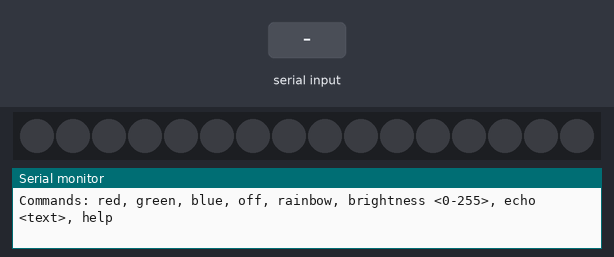
The sketch below on a simulated Arduino Uno, built with avr-gcc and run on an emulated ATmega328P. On the bench: 16 RGB LEDs in strip order, left to right, the last lines printed to the serial monitor. Inputs (shaded band) come from the test bench. Dim RGB values are drawn brighter than linear.

Above: at 1.2 s.
1.3 s: "rainbow\n" received over Serial
At 1.45 s:
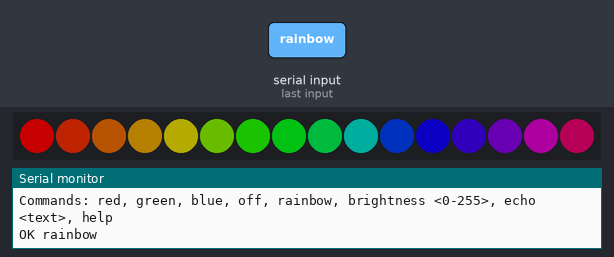
3.7 s: "red\n" received over Serial
At 4.0 s:
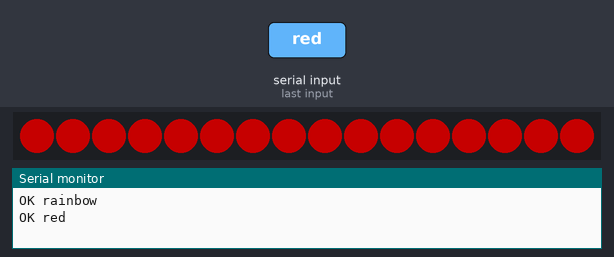
5.2 s: "green\n" received over Serial
At 6.4 s:
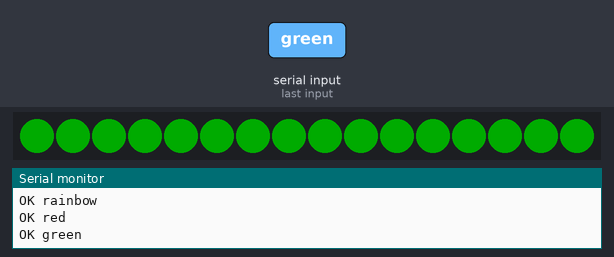
6.7 s: "blue\n" received over Serial
At 7.5 s:
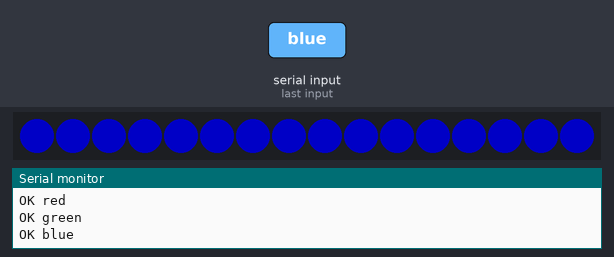
8.2 s: "rainbow\n" received over Serial
At 8.97 s:
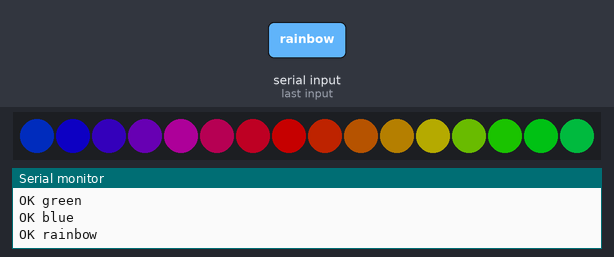
11.2 s: "brightness 90\n" received over Serial
At 12.29 s:
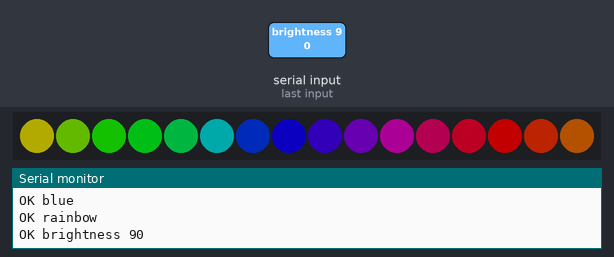

The sketch:

serial_commands.ino
```cpp
// Serial commands: type a command in the Serial tab and press Enter.
// Works with any line ending (LF, CR or CRLF).
#include <FastLED.h>

#define LED_PIN 6
#define NUM_LEDS 16

CRGB leds[NUM_LEDS];
String line;
bool rainbow = false;
uint8_t hue = 0;

void help() {
  Serial.println(F("Commands: red, green, blue, off, rainbow, brightness <0-255>, echo <text>, help"));
}

void fill(const CRGB &color) {
  rainbow = false;
  fill_solid(leds, NUM_LEDS, color);
}

void handle(String cmd) {
  cmd.trim();
  if (cmd == "red") fill(CRGB::Red);
  else if (cmd == "green") fill(CRGB::Green);
  else if (cmd == "blue") fill(CRGB::Blue);
  else if (cmd == "off") fill(CRGB::Black);
  else if (cmd == "rainbow") rainbow = true;
  else if (cmd.startsWith("brightness ")) FastLED.setBrightness(cmd.substring(11).toInt());
  else if (cmd.startsWith("echo ")) {
    Serial.println(cmd.substring(5));
    return;
  } else if (cmd == "help") {
    help();
    return;
  } else {
    Serial.print(F("Unknown command: "));
    Serial.println(cmd);
    return;
  }
  Serial.print(F("OK "));
  Serial.println(cmd);
}

void setup() {
  Serial.begin(115200);
  FastLED.addLeds<WS2812B, LED_PIN, GRB>(leds, NUM_LEDS);
  FastLED.setBrightness(96);
  help();
}

void loop() {
  while (Serial.available()) {
    char c = Serial.read();
    if (c == '\n' || c == '\r') {
      if (line.length()) handle(line);
      line = "";
    } else if (line.length() < 64) {
      line += c;
    }
  }
  EVERY_N_MILLISECONDS(20) {
    if (rainbow) fill_rainbow(leds, NUM_LEDS, hue++, 255 / NUM_LEDS);
    FastLED.show();
  }
}
```

Measured:
- after the input at 1.3 s, the LEDs: change at once (image 1)
- after the input at 3.7 s, the LEDs: change at once (image 2)
- after the input at 5.2 s, the LEDs: change at once (image 3)
- after the input at 6.7 s, the LEDs: change at once (image 4)
- after the input at 8.2 s, the LEDs: first change at once (image 5 shows a later state)
